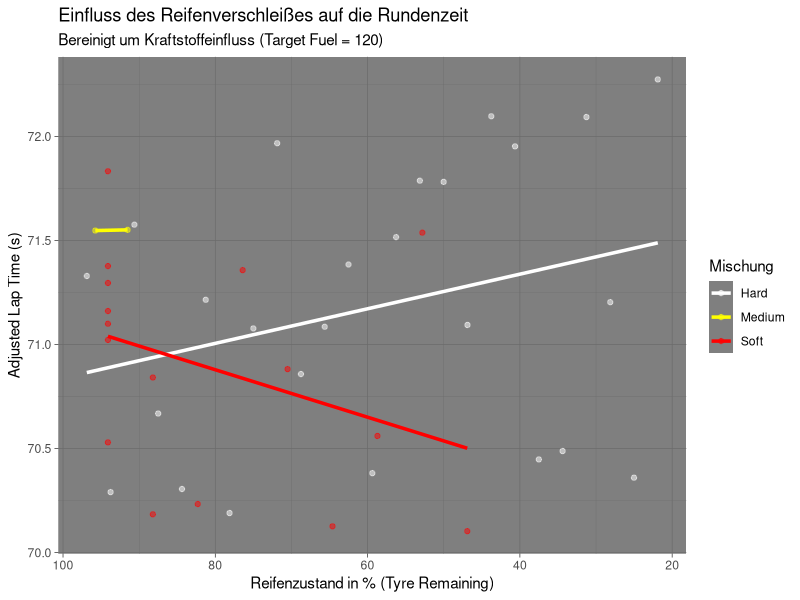

Write R code to recreate this figure.
library(readr)
library(ggplot2)
practice1_data <- read.csv('data/practice_data-6.csv')

# tyre degradation soft
soft_deg <- practice1_data[111, "Tyre.Remaining"] - practice1_data[112, "Tyre.Remaining"]
# tyre degradation medium
medium_deg <- practice1_data[108, "Tyre.Remaining"] - practice1_data[109, "Tyre.Remaining"]
# tyre degradation hard
hard_deg <- practice1_data[71, "Tyre.Remaining"] - practice1_data[72, "Tyre.Remaining"]
# fuel consumption
fuel_consumption <- practice1_data[71, "Fuel"] - practice1_data[72, "Fuel"]

# Influence of Fuel on LapTime:
# Hard tyre data:
fuel_exp_data_hard <- practice1_data[c(71, 103:107), ]
# Soft tyre data:
fuel_exp_data_soft <- practice1_data[c(96, 111, 98:102), ]

combined_data <- rbind(fuel_exp_data_hard, fuel_exp_data_soft)

interaction_model_fuel <- lm(Lap.Time ~ Fuel * Tyre.Choice, data = combined_data)
summary(interaction_model_fuel) 
model_fuel <- lm(Lap.Time ~ Fuel, data = combined_data)
beta_fuel <- as.numeric(coef(model_fuel)["Fuel"])
# Unterschied zwischen soft und hard nicht signifikant
# 1 Einheit weniger Fuel macht das Auto also 0,0652 Sekunden schneller


#--------------------------------------------------------------
# Influence of Tyre Choice on LapTime:
soft_tyre_data <- practice1_data[practice1_data$Tyre.Choice == "Soft" & practice1_data$Lap < 10, ]
medium_tyre_data <- practice1_data[practice1_data$Tyre.Choice == "Medium" & practice1_data$Fuel >= 114, ]
hard_tyre_data <- practice1_data[practice1_data$Tyre.Choice >= "Hard" & practice1_data$Stint == 71, ]

# Add influence of fuel to laptime:
target_fuel <- 120
soft_tyre_data$LapTime_Adjusted <- soft_tyre_data$Lap.Time + 
  beta_fuel * (target_fuel - soft_tyre_data$Fuel)
medium_tyre_data$LapTime_Adjusted <- medium_tyre_data$Lap.Time + 
  beta_fuel * (target_fuel - medium_tyre_data$Fuel)
hard_tyre_data$LapTime_Adjusted <- hard_tyre_data$Lap.Time + 
  beta_fuel * (target_fuel - hard_tyre_data$Fuel)

# Modelle für jede Mischung berechnen
model_soft   <- lm(LapTime_Adjusted ~ Tyre.Remaining, data = soft_tyre_data)
model_medium <- lm(LapTime_Adjusted ~ Tyre.Remaining, data = medium_tyre_data)
model_hard   <- lm(LapTime_Adjusted ~ Tyre.Remaining, data = hard_tyre_data)

# Koeffizienten extrahieren (Zeitverlust pro 1% Verschleiß)
beta_soft   <- coef(model_soft)["Tyre.Remaining"]
beta_medium <- coef(model_medium)["Tyre.Remaining"]
beta_hard   <- coef(model_hard)["Tyre.Remaining"]

# Ergebnisse anzeigen
cat("Zeitverlust pro 1% Verschleiß:\n",
    "Soft:  ", beta_soft, "\n",
    "Medium:", beta_medium, "\n",
    "Hard:  ", beta_hard, "\n")

# 1. Daten für das Plotting vorbereiten
# Wir fügen eine Spalte "Type" hinzu, um die Gruppen im Plot zu unterscheiden
soft_plot_data   <- soft_tyre_data[, c("Tyre.Remaining", "LapTime_Adjusted")]
soft_plot_data$Tyre   <- "Soft"

medium_plot_data <- medium_tyre_data[, c("Tyre.Remaining", "LapTime_Adjusted")]
medium_plot_data$Tyre <- "Medium"

hard_plot_data   <- hard_tyre_data[, c("Tyre.Remaining", "LapTime_Adjusted")]
hard_plot_data$Tyre   <- "Hard"

# Alles in einem Dataframe kombinieren
plot_df <- rbind(soft_plot_data, medium_plot_data, hard_plot_data)

# 2. Den Plot erstellen
ggplot(plot_df, aes(x = Tyre.Remaining, y = LapTime_Adjusted, color = Tyre)) +
  geom_point(alpha = 0.5) +  # Die tatsächlichen (angepassten) Datenpunkte
  geom_smooth(method = "lm", se = FALSE, linewidth = 1.2) + # Die Regressionslinien
  scale_color_manual(values = c("Soft" = "red", "Medium" = "yellow", "Hard" = "white")) +
  theme_dark() + # Dunkles Theme passt gut zu Motorsport-Daten
  labs(
    title = "Einfluss des Reifenverschleißes auf die Rundenzeit",
    subtitle = "Bereinigt um Kraftstoffeinfluss (Target Fuel = 120)",
    x = "Reifenzustand in % (Tyre Remaining)",
    y = "Adjusted Lap Time (s)",
    color = "Mischung"
  ) +
  scale_x_reverse() # Da der Verschleiß abnimmt (100 -> 0), ist die Umkehrung oft intuitiver

summary(model_soft) 
summary(model_medium)
summary(model_hard)

# Welcher Reifen ist der schnellste? --> Soft
summary(model_soft)$coefficients[1]   # Intercept Soft
summary(model_medium)$coefficients[1] # Intercept Medium
summary(model_hard)$coefficients[1]   # Intercept Hard

# Optimiere Strategie:
# Parameter
fuel_per_lap <- fuel_consumption
fuel_saving_per_liter <- beta_fuel
tank_capacity <- 120
pit_stop_time <- 30
total_laps <- 93 # Beispielwert für ein Rennen

# Daten aus deinen Modellen (Intercept und Steigung für Tyre.Remaining)
# Hinweis: Wir berechnen den Reifenstatus pro Runde (100 - Degradation * Runde)
tyre_configs <- list(
  soft = list(intercept = summary(model_soft)$coefficients[1], coef = 0.0114, deg = 5.9),
  medium = list(intercept = summary(model_medium)$coefficients[1], coef = -0.0008, deg = 4.24),
  hard = list(intercept = summary(model_hard)$coefficients[1], coef = -0.0083, deg = 3.12)
)

# Funktion zur Berechnung der Zeit eines Stints
calc_stint_time <- function(type, laps) {
  conf <- tyre_configs[[type]]
  times <- numeric(laps)
  
  for (n in 1:laps) {
    # 1. Reifenstatus am Anfang der Runde
    tyre_status <- max(0, 100 - (n-1) * conf$deg)
    
    # 2. Zeitvorteil durch weniger Sprit (Relativ zu vollem Tank)
    # Wir nehmen an, der Tank ist für den Stint so voll wie nötig
    fuel_in_tank <- laps * fuel_per_lap - (n-1) * fuel_per_lap
    fuel_advantage <- (tank_capacity - fuel_in_tank) * fuel_saving_per_liter
    
    # 3. Rundenzeit berechnen
    times[n] <- conf$intercept + (conf$coef * tyre_status) - fuel_advantage
  }
  return(sum(times))
}

# Strategie-Check: Alle Stintlängen für jeden Reifentyp
results <- data.frame()

for (type in names(tyre_configs)) {
  # Ein Reifen hält max bis er 0% erreicht
  max_laps <- floor(100 / tyre_configs[[type]]$deg)
  
  for (laps in 5:max_laps) {
    total_time <- calc_stint_time(type, laps)
    avg_time_with_pit <- (total_time + pit_stop_time) / laps
    avt_time_excl_pit <- total_time / laps
    
    results <- rbind(results, data.frame(
      Tyre = type,
      StintLaps = laps,
      AvgTimeIncPit = avg_time_with_pit,
      AvgTimeExcPit = avt_time_excl_pit,
      TotalFuelNeeded = laps * fuel_per_lap
    ))
  }
}

# Den effizientesten Stint finden
best_stint <- results[which.min(results$AvgTimeIncPit), ]
print(best_stint)
# Nur soft --> 5×66,29+11×64,415=1040,015 s
# 4 * soft + 1 * hard (27 Runden): 4*66,29+11*65,7485=988,394 s
ceiling(15*fuel_consumption) #fuel per stint soft
ceiling(28 * fuel_consumption) # fuel per stint hard
ceiling(13 * 3.23)


# Beste Strategie 4* 16 Runden auf Soft, mit je 34l Fuel + 29 Runden auf Hart mit 64l, um Pitstop zu vermeiden